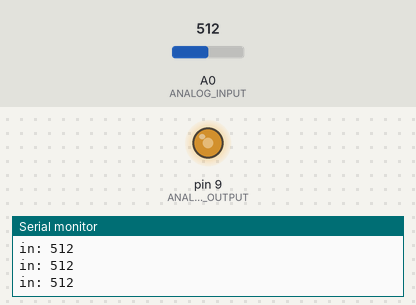
Bench run of a sketch on a simulated Arduino Uno, built with avr-gcc and run on an emulated ATmega328P. Parts: output pins drawn as LEDs (lit = HIGH), the last lines printed to the serial monitor. The test bench sets the inputs (shaded band); at power-on: A0 (ANALOG_INPUT) = 512.

Above: at 1.2 s.
1.3 s: A0 (ANALOG_INPUT) set to 1023
At 1.8 s:
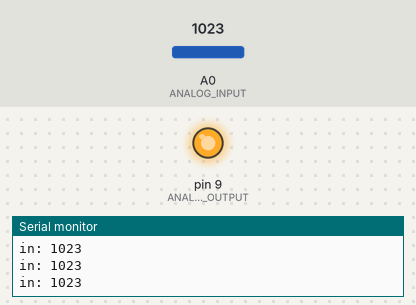
2.8 s: A0 (ANALOG_INPUT) set to 390
At 4.0 s:
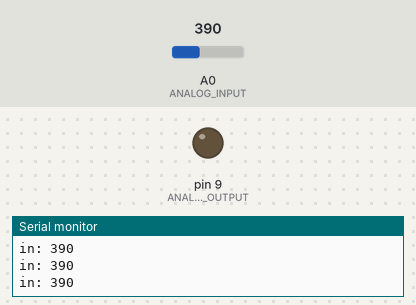
4.3 s: A0 (ANALOG_INPUT) set to 416
At 5.0 s:
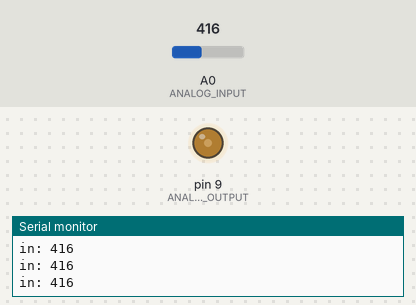
5.8 s: A0 (ANALOG_INPUT) set to 306
At 6.1 s:
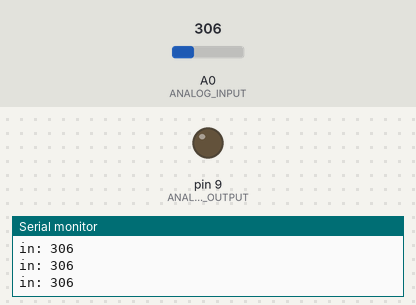
8.8 s: A0 (ANALOG_INPUT) set to 716
At 9.7 s:
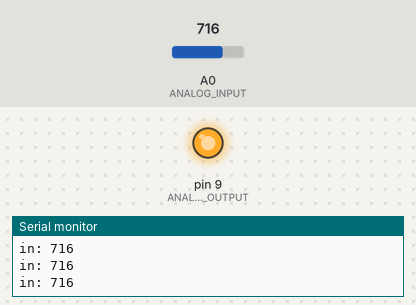
Timing chart, 0 to 11.3 s (numbered marks = the images above; inputs shaded):
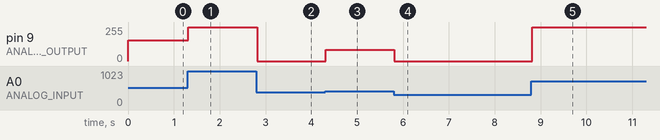

The sketch:

light-dark.ino
```cpp
// Light-detector circuit and conversion between
// analog and digital signals
//
// Reference:  https://www.arduino.cc/en/Tutorial/PWM

// The input pin where the current passing by
// the ressistance is going to enter
const int ANALOG_INPUT = A0;

// The output pin
const int ANALOG_OUTPUT = 9;

void setup() {
  pinMode(ANALOG_OUTPUT, OUTPUT);
  Serial.begin(9600);
}

void loop() {
  int input_value = analogRead(ANALOG_INPUT);
  int digital = 0;
  // Experimentally we only received values between 300 and ~600.
  // If not this will be the correct code:
  // int digital = map(input_value, 0, 1023, 0, 255);
  if (input_value > 400)
    digital = map(input_value, 300, 650, 0, 255);

  Serial.print("in: ");
  Serial.println(input_value);

  analogWrite(ANALOG_OUTPUT, digital);
}
```

Measured:
- the behaviour switches between 400 and 401 on A0 (ANALOG_INPUT) (found by bisection; images 2 and 3)
- after the input at 1.3 s, pin 9 (ANALOG_OUTPUT): 154/255 → 255/255 at once
- after the input at 2.8 s, pin 9 (ANALOG_OUTPUT): 255/255 → 0/255 at once
- after the input at 4.3 s, pin 9 (ANALOG_OUTPUT): 0/255 → 84/255 at once
- after the input at 5.8 s, pin 9 (ANALOG_OUTPUT): 84/255 → 0/255 at once
- after the input at 8.8 s, pin 9 (ANALOG_OUTPUT): 0/255 → 255/255 at once
